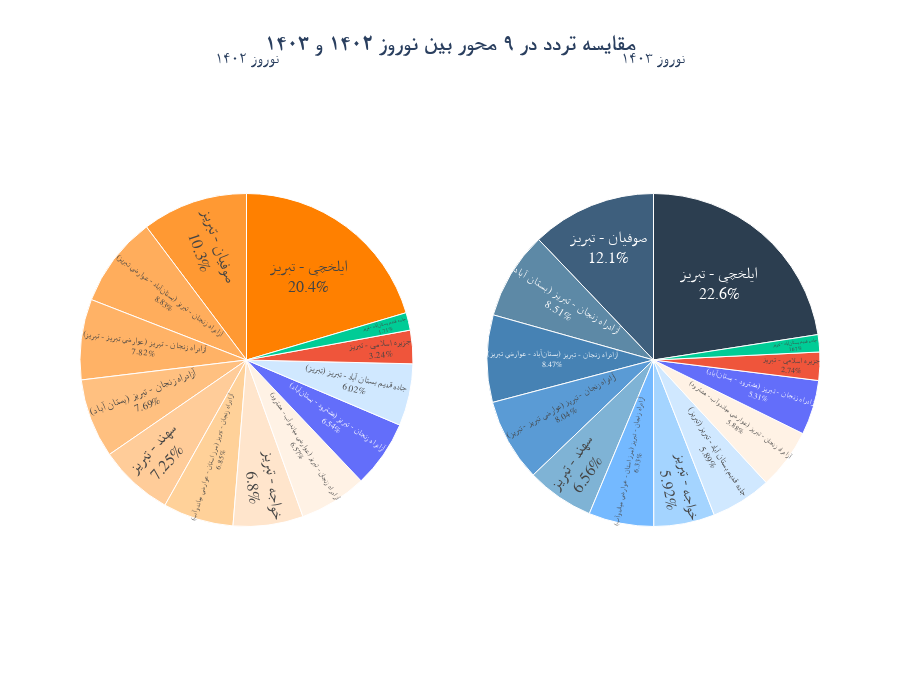

Notebook source saved alongside this figure:
### Code cell
import plotly.graph_objects as go
from plotly.subplots import make_subplots

# Prepare data
df_bar = df_merged[['name_x', 'est_sum_total_est_x', 'est_sum_total_est_y']].copy()
df_bar.columns = ['محور', 'نوروز ۱۴۰۲', 'نوروز ۱۴۰۳']

# Slightly improved colors (dark to light)
colors_1402 = ['#FF8000', '#FF9933', '#FFAD5C', '#FFB266', '#FFC080', '#FFCC99', '#FFD199', '#FFE5CC', '#FFF2E5']
colors_1403 = ['#2C3E50', '#3E5F7D', '#5D89A6', '#4682B4', '#5A9BD5', '#7FB3D5', '#74B9FF', '#A4D4FF', '#D0E8FF']

# Sort data by values (descending) separately for each year
df_bar_1402 = df_bar.sort_values(by='نوروز ۱۴۰۲', ascending=False).reset_index(drop=True)
df_bar_1403 = df_bar.sort_values(by='نوروز ۱۴۰۳', ascending=False).reset_index(drop=True)

# Create subplots
fig = make_subplots(rows=1, cols=2, specs=[[{'type':'domain'}, {'type':'domain'}]])

# First pie chart (Nowruz 1402)
fig.add_trace(go.Pie(
    labels=df_bar_1402['محور'],
    values=df_bar_1402['نوروز ۱۴۰۲'],
    name='نوروز ۱۴۰۲',
    marker=dict(colors=colors_1402[:len(df_bar_1402)]),
    textinfo='percent+label',
), row=1, col=1)

# Second pie chart (Nowruz 1403)
fig.add_trace(go.Pie(
    labels=df_bar_1403['محور'],
    values=df_bar_1403['نوروز ۱۴۰۳'],
    name='نوروز ۱۴۰۳',
    marker=dict(colors=colors_1403[:len(df_bar_1403)]),
    textinfo='percent+label',
), row=1, col=2)

# Layout settings
fig.update_layout(
    title='<b>مقایسه تردد در ۹ محور بین نوروز ۱۴۰۲ و ۱۴۰۳</b>',
    title_x=0.5,
    font=dict(family='Yas', size=16),
    template='plotly_white',
    height=700,
    showlegend=False,  # <--- No legend
    hovermode='closest',
    annotations=[
        dict(text='نوروز ۱۴۰۲', x=0.18, y=1.1, font_size=16, showarrow=False),
        dict(text='نوروز ۱۴۰۳', x=0.82, y=1.1, font_size=16, showarrow=False)
    ]
)

fig.update_traces(
    textposition='inside',
    hoverinfo='label+percent+value',
    marker=dict(line=dict(color='#FFFFFF', width=1))
)

fig.show()

### Figure 1 — Plotly figure (JSON) as saved in the notebook; plotly's stock layout.template omitted (floating-point values rounded to 4 significant figures)
{"data": [{"domain": {"x": [0, 0.45], "y": [0, 1]}, "hoverinfo": "label+percent+value", "labels": ["ايلخچي - تبريز", "صوفيان - تبريز", "آزادراه زنجان - تبريز (بستانآباد - عوارضي تبريز)", "آزادراه زنجان - تبريز (عوارضي تبريز - تبريز)", "آزادراه زنجان - تبريز (بستان آباد)", "سهند - تبريز", "آزادراه زنجان - تبريز (مرز استان - عوارضي مياندوآب)", "خواجه - تبريز", "آزادراه زنجان - تبريز (عوارضي مياندوآب - هشترود)", "آزادراه زنجان - تبريز (هشترود - بستانآباد)", "جاده قديم بستان آباد - تبريز (تبريز)", "جزيره اسلامي - تبريز", "جاده قديم بستانآباد - تبريز"], "marker": {"colors": ["#FF8000", "#FF9933", "#FFAD5C", "#FFB266", "#FFC080", "#FFCC99", "#FFD199", "#FFE5CC", "#FFF2E5"], "line": {"color": "#FFFFFF", "width": 1}}, "name": "نوروز ۱۴۰۲", "textinfo": "percent+label", "textposition": "inside", "type": "pie", "values": [612172, 307591, 264909, 234595, 230483, 217419, 205417, 204045, 196887, 195976, 180613, 97227, 51156]}, {"domain": {"x": [0.55, 1], "y": [0, 1]}, "hoverinfo": "label+percent+value", "labels": ["ايلخچي - تبريز", "صوفيان - تبريز", "آزادراه زنجان - تبريز (بستان آباد)", "آزادراه زنجان - تبريز (بستانآباد - عوارضي تبريز)", "آزادراه زنجان - تبريز (عوارضي تبريز - تبريز)", "سهند - تبريز", "آزادراه زنجان - تبريز (مرز استان - عوارضي مياندوآب)", "خواجه - تبريز", "جاده قديم بستان آباد - تبريز (تبريز)", "آزادراه زنجان - تبريز (عوارضي مياندوآب - هشترود)", "آزادراه زنجان - تبريز (هشترود - بستانآباد)", "جزيره اسلامي - تبريز", "جاده قديم بستانآباد - تبريز"], "marker": {"colors": ["#2C3E50", "#3E5F7D", "#5D89A6", "#4682B4", "#5A9BD5", "#7FB3D5", "#74B9FF", "#A4D4FF", "#D0E8FF"], "line": {"color": "#FFFFFF", "width": 1}}, "name": "نوروز ۱۴۰۳", "textinfo": "percent+label", "textposition": "inside", "type": "pie", "values": [710600.0, 381800.0, 268100.0, 266900.0, 253200.0, 206700.0, 199300.0, 186500.0, 185500.0, 185100.0, 167300.0, 86360.0, 52700.0]}], "layout": {"annotations": [{"font": {"size": 16}, "showarrow": false, "text": "نوروز ۱۴۰۲", "x": 0.18, "y": 1.1}, {"font": {"size": 16}, "showarrow": false, "text": "نوروز ۱۴۰۳", "x": 0.82, "y": 1.1}], "font": {"family": "Yas", "size": 16}, "height": 700, "hovermode": "closest", "showlegend": false, "title": {"text": "<b>مقایسه تردد در ۹ محور بین نوروز ۱۴۰۲ و ۱۴۰۳</b>", "x": 0.5}}}
